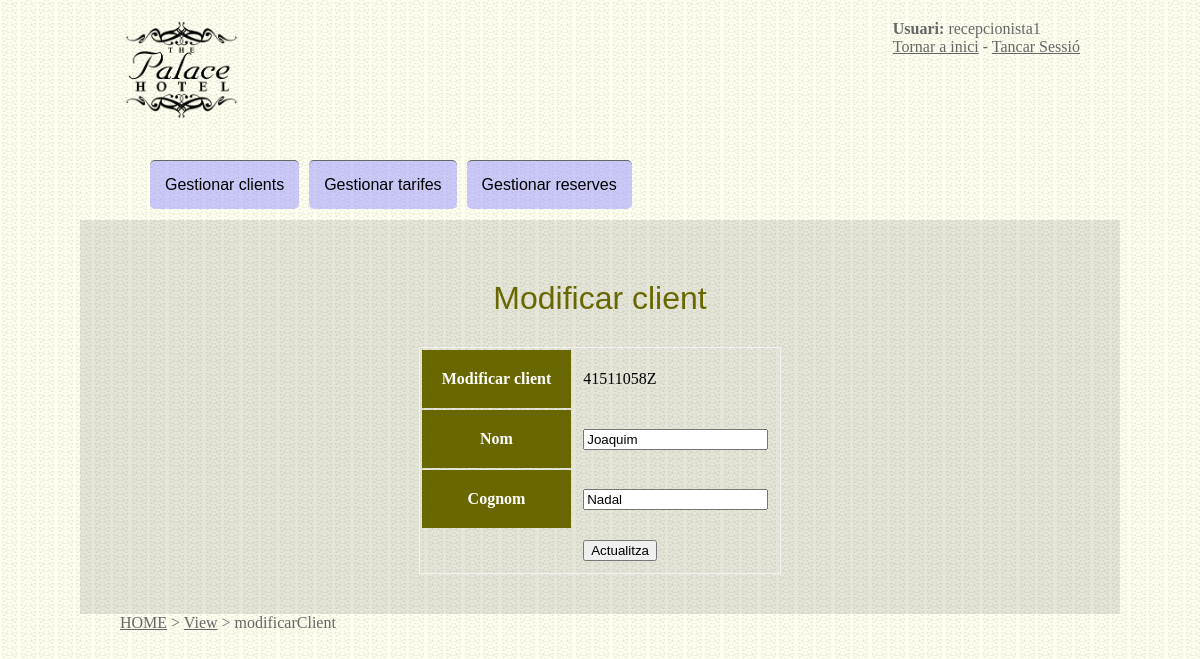
The page /view/modificarClient.php?nif=41511058Z (signed in) on the database its author committed.
### tables this page shows
CREATE TABLE IF NOT EXISTS `client` (
  `nif` varchar(9) NOT NULL,
  `nom` varchar(30) NOT NULL,
  `cognom` varchar(30) NOT NULL,
  `activat` tinyint(1) NOT NULL,
  PRIMARY KEY (`nif`)
);

### model/DAO/class_db.php (called while the page is built, shortened)
<?php
class db implements interface_db{
	private $server;
	private $username;
	private $password;
	private $link;
	public function getServer(){
		return $this->server;
	}
	public function setServer($value){
		$this->server = 'localhost';
	}
	public function getUsername(){
		return $this->username;
	}
	public function setUsername($value){
		$this->username = 'root';
	}
	public function getPassword(){
		return $this->password;
	}
	public function setPassword($value){
		$this->password = '';
	}
	public function connect(){
		$this->link=mysql_connect($this->getServer(),$this->getUsername(),$this->getPassword());
		return $this->link;
	}
	public function bd($database){
		$this->dbname = mysql_select_db('hotel', $this->link);
	}
	public function close()	{
		return mysql_close($this->link);
	}
	public function executaArray($sql){
		$connexio = $this->connect();
		$objArray=array();
		$consulta=mysql_query($sql, $connexio) or die('Error, la consulta ha fallat: '.$this->error());
		while ($r=mysql_fetch_array($consulta)) { $objArray[]=$r; }
		return $objArray;
	}
}
?>

### model/DAO/class_client_db.php (called while the page is built, shortened)
 <?php
require_once("../model/DAO/class_db.php");
class client_db {
	public function llistarUnClient($clientDB) {
		$sql="SELECT * FROM client WHERE nif='".$clientDB->getNif()."'";
		$connexio = new db();
		return $connexio->executaArray($sql);
	}
}
?>

### model/business/class_client.php (called while the page is built, shortened)
<?php
require_once("../model/DAO/class_client_db.php");
class client {
	public function llistar_un_client(){
		$clientDB = new client_db();
		return $clientDB->llistarUnClient($this);
	}
}
?>

### controller/llistarUnClient.php (called while the page is built)
<?php
include('../model/business/class_client.php');
try {
	$client=new Client($nif, "", "");
	$consulta=$client->llistar_un_client();
} catch (Exception $e) {
    echo 'Excepción capturada: ',  $e->getMessage(), "\n";
}
?>

### view/modificarClient.php (the view, shortened to what this page needs)
<?php include('cabecera.php'); ?>
<h1>Modificar client</h1>
<?php
	$nif=$_GET['nif'];
	include ('../controller/llistarUnClient.php'); ?>
	<table>
		<form action="../controller/actualitzaClient.php" method="post">
		<?php
		foreach ($consulta as $fila){
			$nif=$fila['nif'];
			echo "<tr><th>Modificar client</th><td>".$nif."</td></tr>";
			echo "<tr><th>Nom</th><td><input type='text' name='nom' value='".$fila['nom']."' /></td></tr>";
			echo "<tr><th>Cognom</th><td><input type='text' name='cognom' value='".$fila['cognom']."' /></td></tr>";
		}
		?>
			<tr><td></td><td><input type="submit" name="submit" value="Actualitza" /></td></tr>
		</form>
	</table>
	<?php
include('pie.php');
?>

### view/estils.css (style rules this page uses)
* { margin:0 auto; }
h1 { color:#686700; font-family: arial, cursive; font-weight: 400; text-align:center; padding:20px; margin:auto; }
body { background-image:url('img/fondo1.png'); }
table { margin-top: 10px; border:1px solid #f3f3f3; }
th { color:white; background-color:#686700; font-size:16px; padding:20px; }
td { padding:10px; }

### rows shown on the page
client: nif "41511058Z", nom "Joaquim", cognom "Nadal"

### other values the page prints
$usu "recepcionista1"
$thisText "HOME View"
$results ">"
$pieces[0] "modificarClient"
